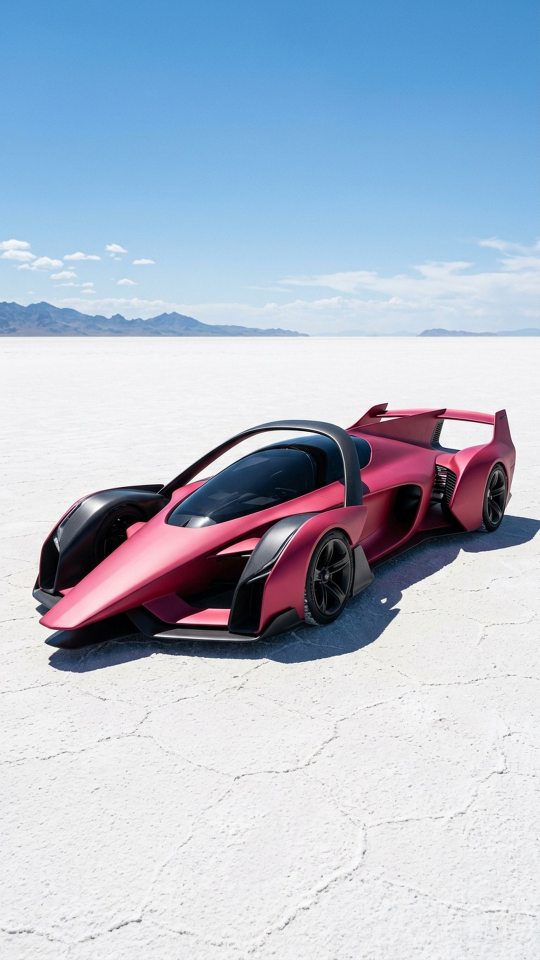
#> input picture content/2026-11-09-magenta/photo.jpg, 1080 x 1920 px (shown at 1/2 size)
$ python -i photo_bot.py   (imports and definitions only)
#> lines starting #> are read from the running program, lines starting #| are printed output that depends on the picture
#!/usr/bin/env python3
"""SEIBELGRAM | FUTURE / IMPOSSIBLE: radical concept-car photo candidates.

This module generates images and safe 9:16 previews. IT NEVER POSTS.
Each candidate is a separate photograph; no collages or typography.
"""
import argparse
import datetime as dt
import json
import random
from pathlib import Path
from PIL import Image, ImageOps, ImageFilter
from image_models import get_image

OUT = Path("photo_output")

# Internal labels are only for metadata/captions; NEVER render labels in artwork.
THEMES = [
    ("MONOLITH",
     "An editorial photograph of a full-size 2070 experimental grand touring coupe, "
     "five meters long, very wide and extremely low. Its unbroken wedge-shaped sculpted "
     "body forms an architectural faceted ceramic shell. A long low front hood and a "
     "stretched rear deck frame a narrow windshield and a beautifully engineered canopy. "
     "The front wheel is plainly visible inside its own front wheel arch, and the rear "
     "wheel inside its separate rear wheel arch, with the rubber tires firmly on the ground. "
     "All four wheels are mechanically plausible; the near-side pair is visually distinct. "
     "The car has unusual open aerodynamic side channels and a breathtaking silhouette."),
    ("AERO BEAST",
     "A high-end automotive design photograph of an enormous 2060 experimental hypercar "
     "with an exceptionally long, flat aerodynamic nose, a low double-bubble glass roof, "
     "wide front fenders and twin structural flying buttresses sweeping toward the tail. "
     "The four black road wheels are correctly aligned on two axles, each visible "
     "near-side tire seated deeply inside its own integrated sculptural fender. "
     "A full-length ground-hugging body with engineered air channels creates an "
     "extraordinary but physically buildable new automotive silhouette."),
    ("SPACE LIMO",
     "A professional design-studio photograph of a six-meter 2075 executive grand tourer "
     "with a radical low-slung fastback profile, an impossibly elegant long wheelbase, "
     "beautifully stretched wheel-to-wheel proportions, blade-shaped aerodynamic sides "
     "and a continuous low dark glass roof. Both near-side black rubber wheels are "
     "clearly visible in conventional front and rear wheel arches with a long gap "
     "between the axles. The concept is a dramatic, enormous roadgoing grand tourer "
     "with coherent, production-feasible wheel and body engineering."),
]
# Deliberately NOT a catalog of chrome/silver cars at sunset.
# Keep color and location diversified independently across days and slots.
PALETTES = [
    "solid matte signal orange, black glass, absolutely no metallic flakes",
    "opaque acid-lime green ceramic paint with black graphite details",
    "flat electric ultramarine blue paint, black ceramic canopy",
    "saturated vermilion red matte enamel, dark smoky windows",
    "solid pastel-lilac pearlescent-free finish, charcoal glass",
    "vivid sunflower yellow smooth nonmetallic paint, ink-black glazing",
    "matte turquoise with restrained off-white secondary pieces",
    "deep solid raspberry-magenta enamel, black tires and glass",
    "muted terracotta orange clay-ceramic paint, dark gray windows",
    "opaque pale mint-green finish, graphite shadow details",
    "matte cobalt-violet finish with absolutely no reflective chrome",
    "powder-blue satin ceramic paint, cream accent surfaces",
]
LOCATIONS = [
    "empty white full-scale automotive wind tunnel, technical test lights and dry matte floor, neutral midday illumination",
    "vast chalk-white salt flats under clean bright noon sunshine, hard shadows, empty horizon, no buildings",
    "snow-covered Arctic wind-farm service road, pale winter morning, matte snow, clear blue daylight",
    "industrial shipping-container yard in cloudy daytime, rows of colorful freight containers, dry asphalt",
    "empty racing test runway with yellow road markings, overcast bright noon, grassy horizon, no buildings",
    "red volcanic gravel field with distant black lava cliffs, hard midmorning natural light, dusty ground",
    "color-blocked electric-blue photography cyclorama studio with hard frontal light, no architecture",
    "dry tropical coastal highway with palms and a turquoise sea, clear bright morning, no buildings",
    "fluorescent clean aerospace testing hangar with white modular walls, bright evenly diffused artificial lighting",
    "autumn farmland concrete lane with golden wheat and wind turbines, low-cloud daytime, no sunset",
    "large urban skatepark with colorful painted concrete ramps under bright noon daylight, no pavillion",
    "purple-gray high-altitude gravel road in a dry mountain plateau, midday sun and crisp distant peaks",
]
NO_OLD_LOOK = (
    "NO sunset or sunrise, mirrored floors, luxury pavilions, curved villas, "
    "chrome or metallic gold/silver paint, wet neon streets or resort backdrops."
)
VIEWS = [
    ("front_three_quarter", "low FRONT three-quarter camera, one complete side and entire nose visible"),
    ("true_side_profile", "STRICT true SIDE PROFILE, perpendicular 90-degree camera, entire silhouette from nose to tail"),
    ("rear_three_quarter", "low REAR three-quarter camera, one complete side and full tapered tail visible"),
    ("front_three_quarter_right", "low FRONT three-quarter camera from the opposite side, both axles and broad side silhouette visible"),
]

CORE_STYLE = (
    "A radical design leap beyond current vehicles, not an SUV or ordinary coupe. "
    "One complete full-size car framed bumper to bumper. Conventional four-wheel layout only: exactly TWO wheels on the visible side, one at the FRONT axle and one at the REAR axle, never three. No duplicated, mirrored, overlapping, floating or extra wheels. Exactly four grounded "
    "rubber wheels on two correctly aligned axles, visibly seated in separate wheel arches. "
    "Crisp photoreal high-end automotive CGI, coherent sculpted body, clean "
    "reflections, technical details, professional lighting and natural shadows."
)
CLEAN = (
    "NO manufacturer identity, blank nose and wheel hubs; no badges, logos, "
    "marks, emblems, signs, letters, numbers, text, plates, watermark, "
    "people, split screen or collage."
)

def portrait_frame(image):
    """Vertical 9:16; preserve whole original geometry (no fake new camera view)."""
    canvas = ImageOps.fit(image, (1080, 1920), method=Image.Resampling.LANCZOS)
    canvas = canvas.filter(ImageFilter.GaussianBlur(42)).convert("RGB")
    art = ImageOps.contain(image, (1080, 1680), method=Image.Resampling.LANCZOS).convert("RGB")
    canvas.paste(art, ((1080-art.width)//2, (1920-art.height)//2))
    return canvas

# [99 lines left out: functions prompts_for, safe_generation_failure, run, main, not called in this run]

# [2 lines not run here, left out]

>>> import cv2
>>> picture = cv2.imread('content/2026-11-09-magenta/photo.jpg', cv2.IMREAD_GRAYSCALE)
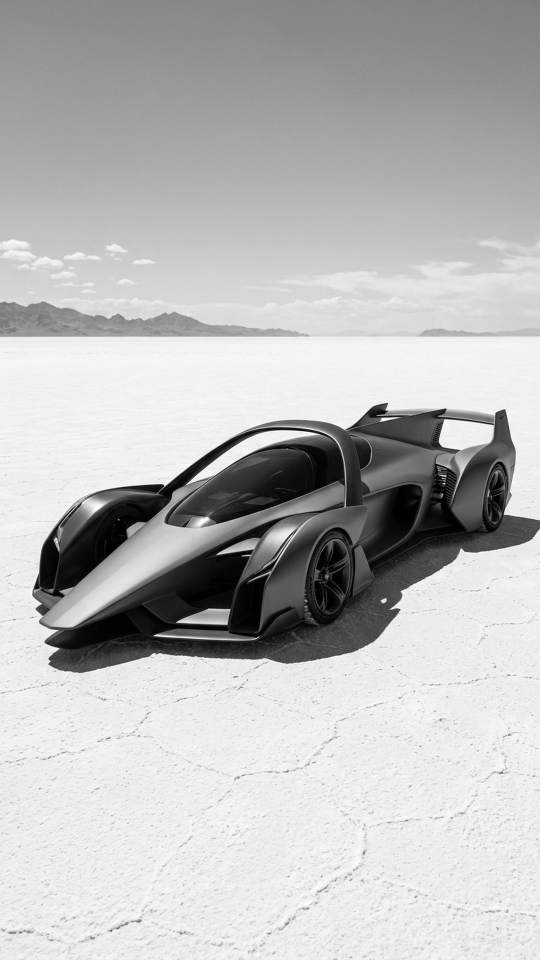
#> picture: shape (1920, 1080) (shown at 1/2 size); min 0, max 255, mean 186.2
#> (the run stopped early here; a loop or call above may not have finished)
